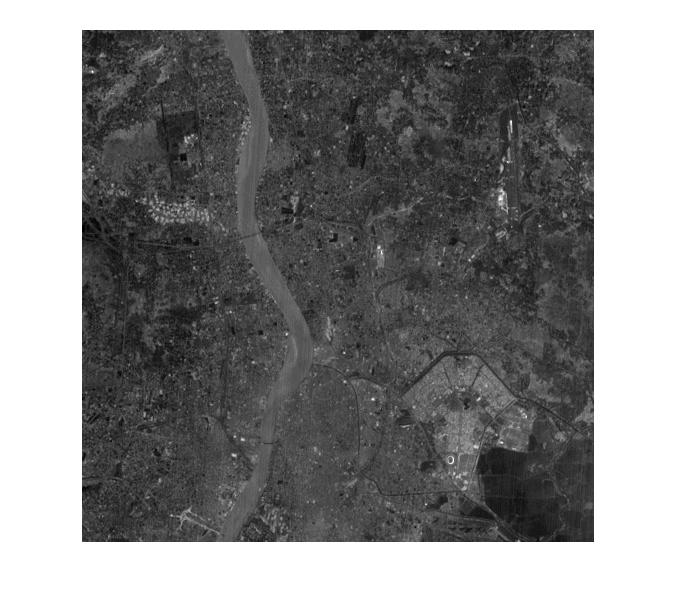
#> input picture PCA Sat/1.jpg, 676 x 598 px; the run also reads 2 pictures not shown here
$ python PCA.py
#> lines starting #> are read from the running program, lines starting #| are printed output that depends on the picture; long printed decimals are rounded
import numpy as np
import matplotlib.image as ming
import matplotlib.pyplot as plt
from numpy import linalg as LA

r = ming.imread("1.jpg")
#> r is the input picture: shape (598, 676, 3); min 0, max 255, mean 132.9
print(r.shape)
#| (598, 676, 3)

g = ming.imread("2.jpg")
print(g.shape)
#| (598, 676, 3)

b = ming.imread("3.jpg")
print(b.shape)
#| (598, 676, 3)

img_i = ming.imread("4.jpg")
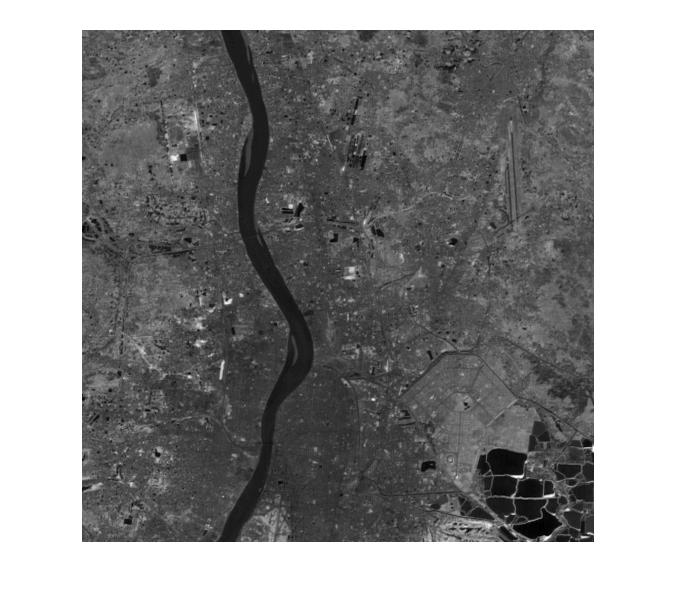
#> input picture PCA Sat/4.jpg, 676 x 598 px
#> img_i is the input picture: shape (598, 676, 3); min 0, max 255, mean 141
print(img_i.shape)
#| (598, 676, 3)

rows, cols, dim = r.shape
#> rows = 598; cols = 676; dim = 3
r_mean = 0
g_mean = 0
b_mean = 0
i_mean = 0

for i in range(0,rows):
    for j in range(0,cols):
        r_mean = r_mean+r[i][j][0]
#> after the loop, r_mean = 53733546

for i in range(0,rows):
    for j in range(0,cols):
        g_mean = g_mean+g[i][j][0]
#> after the loop, g_mean = 54827159

for i in range(0,rows):
    for j in range(0,cols):
        b_mean = b_mean+b[i][j][0]
#> after the loop, b_mean = 53706122

for i in range(0,rows):
    for j in range(0,cols):
        i_mean = i_mean+img_i[i][j][0]
#> after the loop, i_mean = 57012818


r_mean = r_mean/(rows*cols)
#> r_mean = 132.9
g_mean = g_mean/(rows*cols)
#> g_mean = 135.6
b_mean = b_mean/(rows*cols)
#> b_mean = 132.9
i_mean = i_mean/(rows*cols)
#> i_mean = 141

org_mean = [r_mean, g_mean, b_mean, i_mean]
#> org_mean = [132.9, 135.6, 132.9, 141]
print(org_mean)
#| [132.922, 135.628, 132.854, 141.034]

res_img = np.empty([rows,cols,4])
print(res_img.shape)
#| (598, 676, 4)

for i in range(0,rows):
    for j in range(0,cols):
        res_img[i][j][0] = r[i][j][0]
        res_img[i][j][1] = g[i][j][0]
        res_img[i][j][2] = b[i][j][0]
        res_img[i][j][3] = img_i[i][j][0]
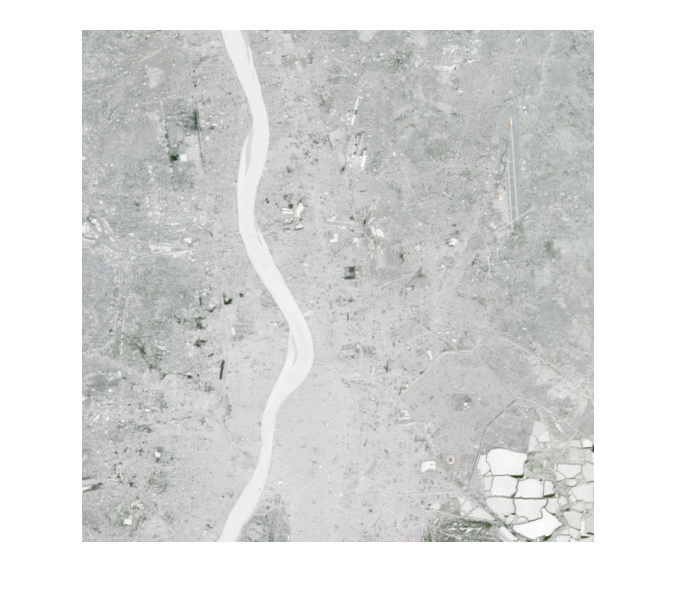
#> res_img: shape (598, 676, 4) float64; mean R, G, B, A 132.9, 135.6, 132.9, 141; transparent parts drawn white

# subtract _mean
for i in range(0,rows):
    for j in range(0,cols):
        res_img[i][j][0] = r[i][j][0]-org_mean[0]
        res_img[i][j][1] = g[i][j][0]-org_mean[1]
        res_img[i][j][2] = b[i][j][0]-org_mean[2]
        res_img[i][j][3] = img_i[i][j][0]-org_mean[3]


cov = np.empty(shape=(4,4))

for i in range(0,4):
    for j in range(0,4):
        cov[i][j] = 0
        for k in range(0,rows):
            for l in range(0,cols):
                cov[i][j] = cov[i][j] + res_img[k][l][i]*res_img[k][l][j]
        cov[i][j] = cov[i][j]/(rows*cols-1)
#> after the loop, cov = [[8353.3, 8118.5, 8310.3, 7571.5], [8118.5, 7940.3, 8114.7, 7430.3], [8310.3, 8114.7, 8364.8, 7590.9], [7571.5, 7430.3, 7590.9, 7429]]

print(cov)
#| [[8353.290 8118.451      8310.315 7571.462 ]
#|  [8118.451      7940.268 8114.741 7430.265]
#|  [8310.315 8114.741 8364.814 7590.851]
#|  [7571.462  7430.265 7590.851 7428.999]]

eival, eivec = LA.eig(cov)
#> eival = [31619.3, 397.1, 49.83, 21.15]; eivec = [[0.512, 0.324, -0.597, 0.526], [0.5, 0.211, -0.179, -0.821], [0.512, 0.283, 0.782, 0.214], [0.475, -0.878, -0.0112, 0.0665]]
print(eival)
#| [3.16192625e+04 3.97121003e+02 4.98347060e+01 2.11522620e+01]
print(eivec)
#| [[ 0.512  0.3244 -0.5969  0.5257 ]
#|  [ 0.5001  0.2106 -0.1793  -0.8206]
#|  [ 0.5124  0.2833  0.7819  0.2141]
#|  [ 0.4746 -0.8776 -0.01123  0.06649]]

eigen1 = np.array(eivec[:][0])
#> eigen1 = [0.512, 0.324, -0.597, 0.526]
eigen2 = np.array(eivec[:][1])
#> eigen2 = [0.5, 0.211, -0.179, -0.821]
eigen3 = np.array(eivec[:][2])
#> eigen3 = [0.512, 0.283, 0.782, 0.214]
eigen4 = np.array(eivec[:][3])
#> eigen4 = [0.475, -0.878, -0.0112, 0.0665]

comp1 = np.empty([rows,cols])
comp2 = np.empty([rows,cols])
comp3 = np.empty([rows,cols])
comp4 = np.empty([rows,cols])

for i in range(rows):
    for j in range(cols):
        comp1[i][j] = np.matmul(eigen1.T,res_img[i][j].T)+org_mean[0]
        comp2[i][j] = np.matmul(eigen2.T,res_img[i][j].T)+org_mean[1]
        comp3[i][j] = np.matmul(eigen3.T,res_img[i][j].T)+org_mean[2]
        comp4[i][j] = np.matmul(eigen4.T,res_img[i][j].T)+org_mean[3]
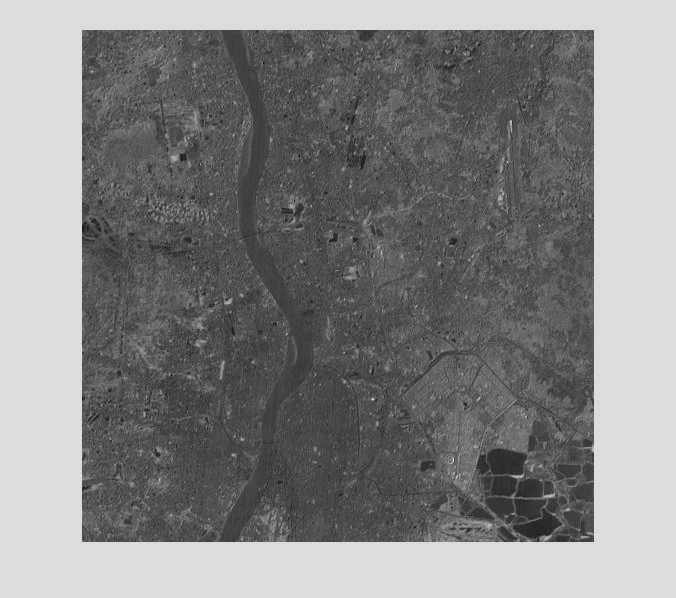
#> comp1: shape (598, 676) float64; min 14.67, max 227.3, mean 132.9
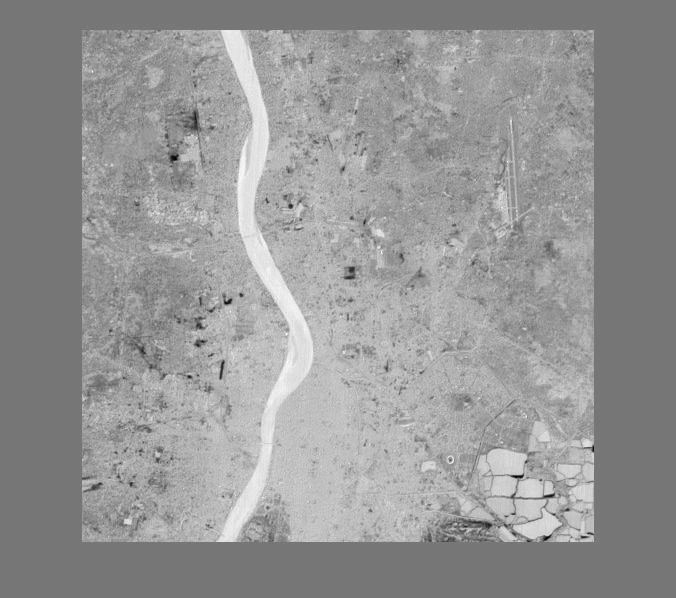
#> comp2: shape (598, 676) float64; min -3.59, max 232.7, mean 135.6; drawn with min black and max white
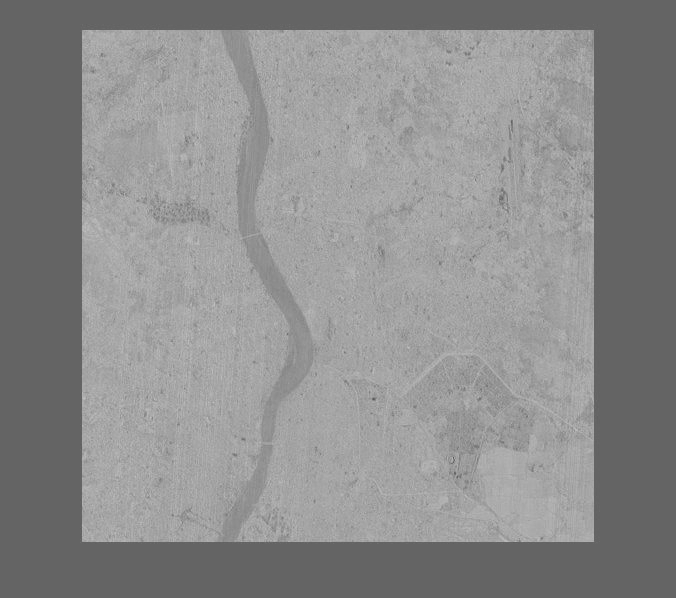
#> comp4: shape (598, 676) float64; min 85.2, max 195.5, mean 141

fig = plt.figure(figsize = (8,8))
fig.add_subplot(2,2,1)
plt.imshow(comp1, cmap = "gray")
fig.add_subplot(2,2,2)
plt.imshow(comp2, cmap = "gray")
fig.add_subplot(2,2,3)
plt.imshow(comp3, cmap = "gray")
fig.add_subplot(2,2,4)
plt.imshow(comp4, cmap = "gray")

plt.show()
